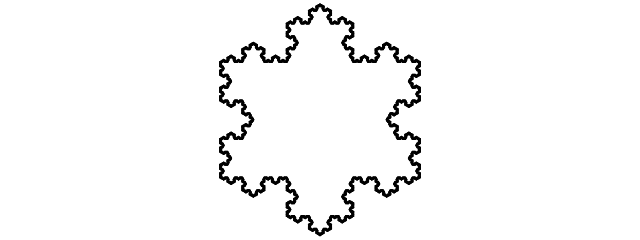
Frame 1 (no input)
Frame 2 (the mouse pressed at the canvas centre, redrawn once): identical to frame 1, image omitted

The p5.js sketch that drew this single still picture (run headless with seeded random() and noise() and a simulated clock; the mouse was pressed at the canvas centre and the sketch redrawn once):

// p5.js sketch
// ── sketch.js
// The Nature of Code
// Daniel Shiffman
// http://natureofcode.com

// Koch Curve
// Renders a simple fractal, the Koch snowflake
// Each recursive level drawn in sequence

// An array for all the line segments
let segments = [];

function setup() {
  createCanvas(640, 240);
  let w = 200;
  let offset = (width - w) / 2;
  let y = 62;
  let a = createVector(offset, y);
  let b = createVector(width - offset, y);
  let c = createVector(width / 2, y + w * cos(PI / 6));

  // Starting with additional lines
  segments.push(new KochLine(a, b));
  segments.push(new KochLine(b, c));
  segments.push(new KochLine(c, a));

  //{!3} Apply the Koch rules five times.
  for (let i = 0; i < 5; i++) {
    generate();
  }
}

function draw() {
  background(255);
  for (let segment of segments) {
    segment.show();
  }
  noLoop();
}

function generate() {
  // Create the next array
  let next = [];
  // For every segment
  for (let segment of segments) {
    // Calculate 5 koch p5.Vectors (done for us by the line object)
    let a = segment.kochA();
    let b = segment.kochB();
    let c = segment.kochC();
    let d = segment.kochD();
    let e = segment.kochE();
    // Make line segments between all the vectors and add them
    next.push(new KochLine(a, b));
    next.push(new KochLine(b, c));
    next.push(new KochLine(c, d));
    next.push(new KochLine(d, e));
  }
  // The next segments!
  segments = next;
}
// ── koch.js
// The Nature of Code
// Daniel Shiffman
// http://natureofcode.com

// Koch Curve
// A class to describe one line segment in the fractal
// Includes methods to calculate midp5.Vectors along the line according to the Koch algorithm

class KochLine {
  constructor(a, b) {
    // Two p5.Vectors,
    // start is the "left" p5.Vector and
    // end is the "right p5.Vector
    this.a = a.copy();
    this.b = b.copy();
  }

  show() {
    stroke(0);
    strokeWeight(2);
    line(this.a.x, this.a.y, this.b.x, this.b.y);
  }

  kochA() {
    return this.a.copy();
  }

  // This is easy, just 1/3 of the way
  kochB() {
    let v = p5.Vector.sub(this.b, this.a);
    v.div(3);
    v.add(this.a);
    return v;
  }

  kochC() {
    //{!1} Start at the beginning.
    let a = this.a.copy();

    let v = p5.Vector.sub(this.b, this.a);
    //{!1} Move 1/3rd of the way to point B.
    v.div(3);
    a.add(v);

    //{!1} Rotate by -PI/3 radians (negative angle so it rotates "up").
    v.rotate(-PI / 3);
    //{!1} Move along that vector to point c.
    a.add(v);

    return a;
  }

  // Easy, just 2/3 of the way
  kochD() {
    let v = p5.Vector.sub(this.b, this.a);
    v.mult(2 / 3);
    v.add(this.a);
    return v;
  }

  kochE() {
    return this.b.copy();
  }
}
